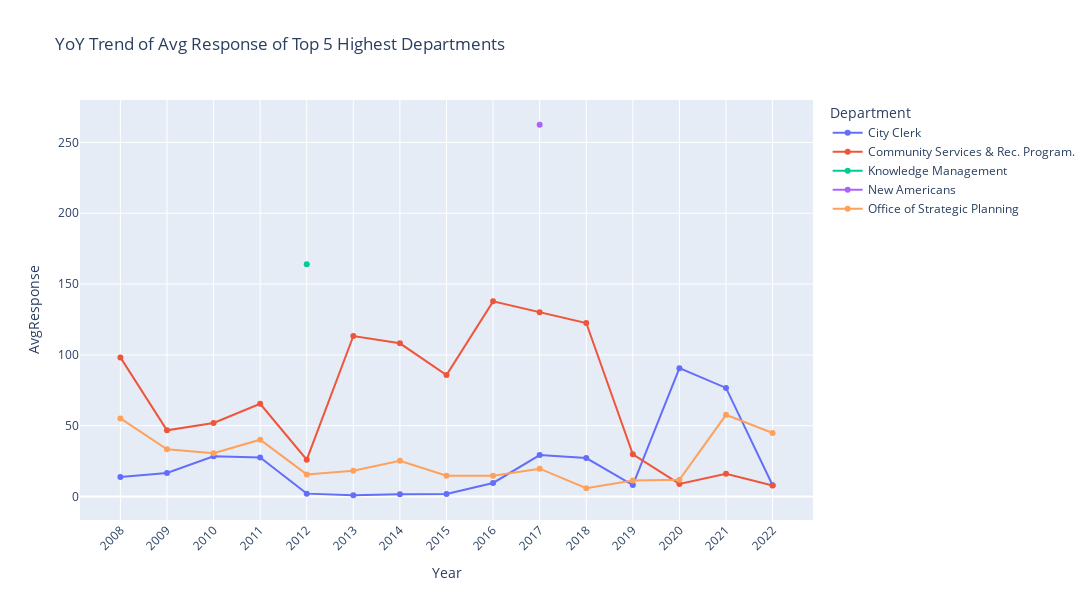

The notebook cell this image was saved under:
### Code cell
fig = px.line(df, x = 'Year', y= 'AvgResponse', color= 'Department', title= 'YoY Trend of Avg Response of Top 5 Highest Departments', markers= True) 
fig.update_layout(width = 1200, height = 600, xaxis_tickangle=-45)
fig.show()

### Figure 1 — Plotly figure (JSON) as saved in the notebook; plotly's stock layout.template omitted (floating-point values rounded to 4 significant figures)
{"data": [{"hovertemplate": "Department=City Clerk<br>Year=%{x}<br>AvgResponse=%{y}<extra></extra>", "legendgroup": "City Clerk", "line": {"color": "#636efa", "dash": "solid"}, "marker": {"symbol": "circle"}, "mode": "lines+markers", "name": "City Clerk", "orientation": "v", "showlegend": true, "type": "scatter", "x": ["2008", "2009", "2010", "2011", "2012", "2013", "2014", "2015", "2016", "2017", "2018", "2019", "2020", "2021", "2022"], "xaxis": "x", "y": [13.79, 16.64, 28.46, 27.56, 2.022, 0.8788, 1.537, 1.792, 9.564, 29.26, 27.14, 8.115, 90.64, 76.66, 7.946], "yaxis": "y"}, {"hovertemplate": "Department=Community Services & Rec. Program.<br>Year=%{x}<br>AvgResponse=%{y}<extra></extra>", "legendgroup": "Community Services & Rec. Program.", "line": {"color": "#EF553B", "dash": "solid"}, "marker": {"symbol": "circle"}, "mode": "lines+markers", "name": "Community Services & Rec. Program.", "orientation": "v", "showlegend": true, "type": "scatter", "x": ["2008", "2009", "2010", "2011", "2012", "2013", "2014", "2015", "2016", "2017", "2018", "2019", "2020", "2021", "2022"], "xaxis": "x", "y": [98.22, 46.74, 51.92, 65.45, 26, 113.3, 108.2, 85.75, 137.8, 130.2, 122.5, 29.8, 8.889, 16, 7.8], "yaxis": "y"}, {"hovertemplate": "Department=Knowledge Management<br>Year=%{x}<br>AvgResponse=%{y}<extra></extra>", "legendgroup": "Knowledge Management", "line": {"color": "#00cc96", "dash": "solid"}, "marker": {"symbol": "circle"}, "mode": "lines+markers", "name": "Knowledge Management", "orientation": "v", "showlegend": true, "type": "scatter", "x": ["2012"], "xaxis": "x", "y": [164], "yaxis": "y"}, {"hovertemplate": "Department=New Americans<br>Year=%{x}<br>AvgResponse=%{y}<extra></extra>", "legendgroup": "New Americans", "line": {"color": "#ab63fa", "dash": "solid"}, "marker": {"symbol": "circle"}, "mode": "lines+markers", "name": "New Americans", "orientation": "v", "showlegend": true, "type": "scatter", "x": ["2017"], "xaxis": "x", "y": [262.5], "yaxis": "y"}, {"hovertemplate": "Department=Office of Strategic Planning<br>Year=%{x}<br>AvgResponse=%{y}<extra></extra>", "legendgroup": "Office of Strategic Planning", "line": {"color": "#FFA15A", "dash": "solid"}, "marker": {"symbol": "circle"}, "mode": "lines+markers", "name": "Office of Strategic Planning", "orientation": "v", "showlegend": true, "type": "scatter", "x": ["2008", "2009", "2010", "2011", "2012", "2013", "2014", "2015", "2016", "2017", "2018", "2019", "2020", "2021", "2022"], "xaxis": "x", "y": [55.14, 33.35, 30.59, 40.11, 15.61, 18.15, 25.21, 14.72, 14.59, 19.66, 5.884, 11.26, 11.75, 57.67, 44.87], "yaxis": "y"}], "layout": {"height": 600, "legend": {"title": {"text": "Department"}, "tracegroupgap": 0}, "title": {"text": "YoY Trend of Avg Response of Top 5 Highest Departments"}, "width": 1200, "xaxis": {"anchor": "y", "domain": [0, 1], "tickangle": -45, "title": {"text": "Year"}}, "yaxis": {"anchor": "x", "domain": [0, 1], "title": {"text": "AvgResponse"}}}}
